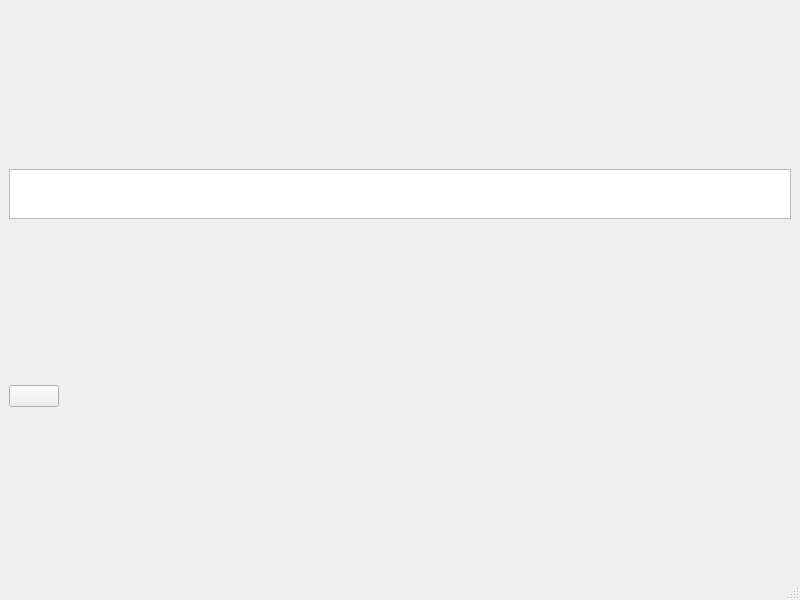
<?xml version="1.0" encoding="UTF-8"?>
<ui version="4.0">
 <class>MainWindow</class>
 <widget class="QMainWindow" name="MainWindow">
  <property name="geometry">
   <rect>
    <x>0</x>
    <y>0</y>
    <width>800</width>
    <height>600</height>
   </rect>
  </property>
  <property name="windowTitle">
   <string>MainWindow</string>
  </property>
  <widget class="QWidget" name="centralwidget">
   <layout class="QVBoxLayout" name="verticalLayout">
    <item>
     <widget class="QTextEdit" name="textEdit">
      <property name="maximumSize">
       <size>
        <width>16777215</width>
        <height>50</height>
       </size>
      </property>
     </widget>
    </item>
    <item>
     <widget class="QPushButton" name="pushButton">
      <property name="maximumSize">
       <size>
        <width>50</width>
        <height>16777215</height>
       </size>
      </property>
      <property name="text">
       <string/>
      </property>
     </widget>
    </item>
   </layout>
  </widget>
  <widget class="QMenuBar" name="menubar">
   <property name="geometry">
    <rect>
     <x>0</x>
     <y>0</y>
     <width>800</width>
     <height>25</height>
    </rect>
   </property>
  </widget>
  <widget class="QStatusBar" name="statusbar"/>
 </widget>
 <resources/>
 <connections/>
</ui>
